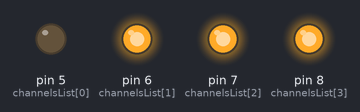
A sketch run on a simulated Arduino Uno, built with avr-gcc and run on an emulated ATmega328P. Parts: output pins drawn as LEDs (lit = HIGH).

Above: at 0.1 s.
At 20.1 s:
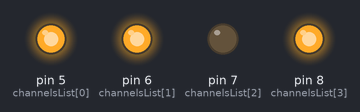
At 30.1 s:
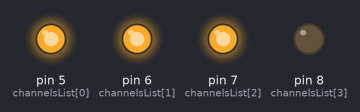
At 60.1 s:
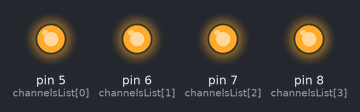
At 94.1 s:
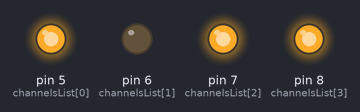
At 127.1 s:
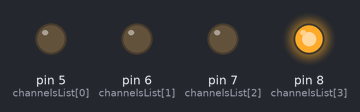
Timing chart, 0 to 128.6 s (numbered marks = the images above):
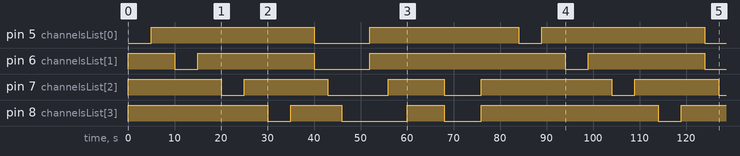

The sketch:

main.ino
```cpp
#include<Arduino.h>

const int channelsNum = 4;

const int channelsList [channelsNum] = {5, 6, 7, 8};

void setup() {
  for(int i = 0; i < channelsNum; i++) {
    pinMode(channelsList[i], OUTPUT);
  }

  for(int i = 0; i < channelsNum; i++) {
    digitalWrite(channelsList[i], HIGH);
  }

}

void loop() {
  // Test all channels first
  for(int i = 0; i < channelsNum; i++) {
    digitalWrite(channelsList[i], LOW);
    delay(5000);
    digitalWrite(channelsList[i], HIGH);
    delay(5000);
  }

  // Test two channels at the same time
  for(int i = 0; i < channelsNum; i++) {
    int j = i + 1;
    digitalWrite(channelsList[i], LOW);
    digitalWrite(channelsList[j], LOW);
    delay(3000);
  }

  for(int i = 0; i < channelsNum; i++) {
    int j = i + 1;
    digitalWrite(channelsList[i], HIGH);
    digitalWrite(channelsList[j], HIGH);
    delay(4000);
  }

    for(int i = 2; i < channelsNum; i++) {
      int j = i + 1;
    digitalWrite(channelsList[i], LOW);
    digitalWrite(channelsList[j], LOW);
    delay(4000);
  }

  for(int i = 2; i < channelsNum; i++) {
    int j = i + 1;
    digitalWrite(channelsList[i], HIGH);
    digitalWrite(channelsList[j], HIGH);
    delay(4000);
  }

}
```

Measured:
- by itself, pin 5 (channelsList[0]): goes HIGH 35.0 s, LOW 12.0 s, HIGH 32.0 s, LOW 5.0 s, HIGH 35.0 s, then LOW
- by itself, pin 6 (channelsList[1]): goes LOW 5.0 s, HIGH 25.0 s, LOW 12.0 s, HIGH 42.0 s, LOW 5.0 s, HIGH 25.0 s, then LOW
- by itself, pin 7 (channelsList[2]): HIGH → LOW at 20.0 s, → HIGH 5.0 s later, → LOW 18.0 s later, → HIGH 13.0 s later, … (9 changes in this stretch)
- by itself, pin 8 (channelsList[3]): HIGH → LOW at 30.0 s, → HIGH 5.0 s later, → LOW 11.0 s later, → HIGH 14.0 s later, … (8 changes in this stretch)
